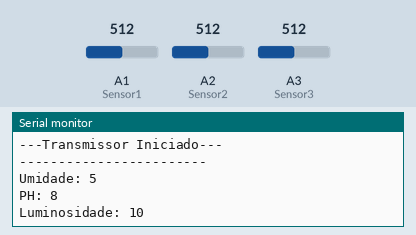
Recording of a sketch running on a simulated Arduino Uno, built with avr-gcc and run on an emulated ATmega328P. Parts: the last lines printed to the serial monitor. The test bench sets the inputs (shaded band); at power-on: A1 (Sensor1) = 512, A2 (Sensor2) = 512, A3 (Sensor3) = 512. No radio packets arrive unless stated.

Above: at 1.8 s.
1.9 s: A1 (Sensor1) set to 716
At 3.3 s:
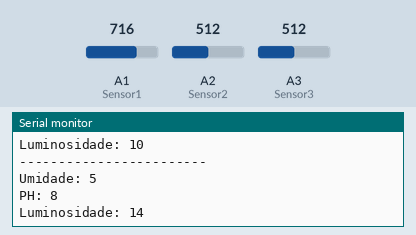
3.4 s: A2 (Sensor2) set to 716
4.9 s: A3 (Sensor3) set to 716
At 6.1 s:
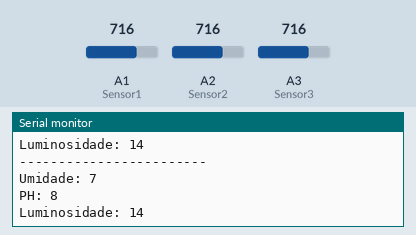
6.4 s: A1 (Sensor1) set to 900
At 7.2 s:
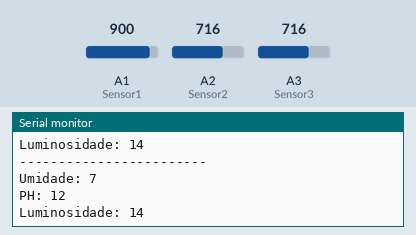
7.9 s: A2 (Sensor2) set to 900
At 9.2 s:
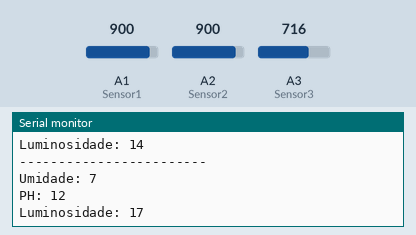
9.4 s: A3 (Sensor3) set to 900
At 10.4 s:
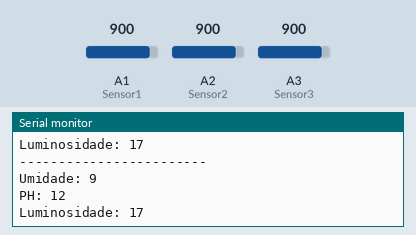
Timing chart, 0 to 11.9 s (numbered marks = the images above; inputs shaded):
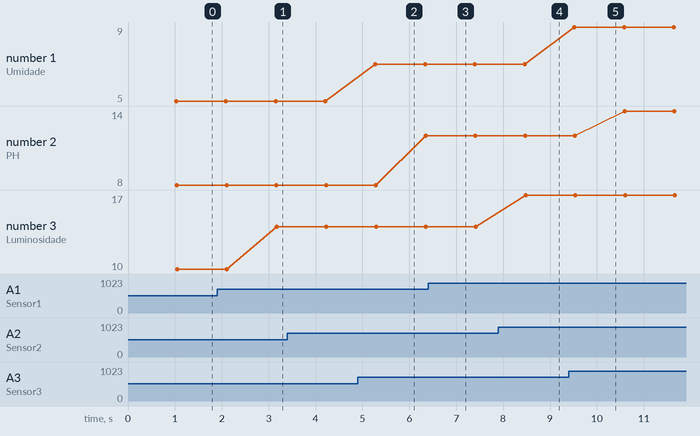

The sketch:

transmissor.ino
```cpp
#include <VirtualWire.h>
#define Sensor1 A1  // Luminosidade: Cabo Azul
#define Sensor2 A2  // Umidade: Cabo Vermelho
#define Sensor3 A3 // PH: Cabo Verde

float iluminacaoFloat;
float umidadeFloat;
float phFloat;
int valores[3];

void setup() {
  Serial.begin(9600);

  analogReference(INTERNAL); // 1,1V para o ponto Vref do ADC; sinal de entrada: 0V a 1,1V

  vw_set_tx_pin(4); //Define o pino 4 como o transmissor de dados
  vw_setup(2000); // Bits per sec

  Serial.println("---Transmissor Iniciado---");
}

void loop() {

  iluminacaoFloat = analogRead(Sensor1);
  int iluminacao = calculaLuminosidade(iluminacaoFloat);

  umidadeFloat = analogRead(Sensor2);
  int umidade = calculaUmidade(umidadeFloat);

  phFloat = analogRead(Sensor3);
  int ph = calculaPh(phFloat);
  delay(1000);

  valores[0] = umidade;
  valores[1] = ph;
  valores[2] = iluminacao;

  Serial.println("------------------------");
  Serial.print("Umidade: ");
  Serial.println(valores[0]);
  Serial.print("PH: ");
  Serial.println(valores[1]);
  Serial.print("Luminosidade: ");
  Serial.println(valores[2]);


  send(valores);
}

// Funções
void send (int *message) {
  vw_send((uint8_t *)message, 10);
  vw_wait_tx(); // Aguarda o envio de dados
}

//Variação de 0 - 10
int calculaLuminosidade(float valor) {
  int luminosidade = 0;
  luminosidade = (valor / 0.23) / 220;
  return luminosidade;
}

//Variação de 0 - 10
int calculaUmidade(float valor) {
  int umidade = 0;
  umidade = valor / 100;
  return umidade;
}

int calculaPh(float valor) {
  int ph = 0;
  ph = valor / 58.75;
  if (ph > 14) {
    ph = 14;
  }
  return ph;
}
```

Measured:
- after the input at 1.9 s, the serial monitor: prints a new line after 1.3 s (image 1)
- plotted number 2: 8 → 12 after the input at 4.9 s
- plotted number 3: 10 → 14 after the input at 1.9 s
